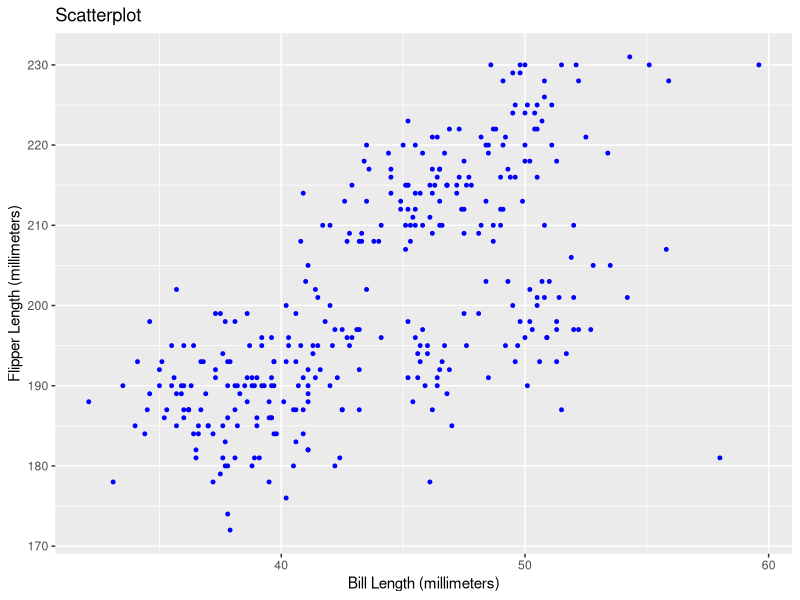
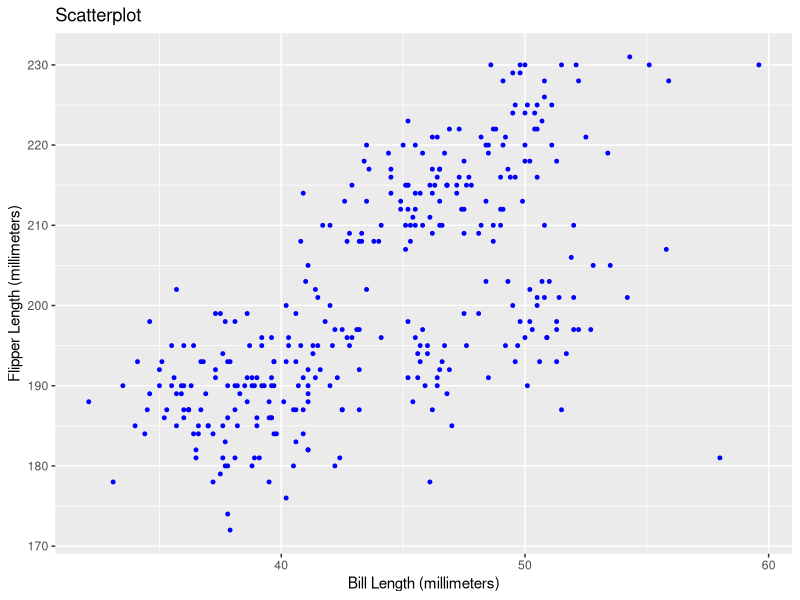

Write the R code that produced these figures, in order.
## ---- chunk 1
knitr::opts_chunk$set(echo = TRUE)
library(tidyverse)
## ---- chunk 2
##create a random sample of size 10 from a standard Normal distribution##
vector_num <- rnorm(10)

##create a logical vector indicating whether elements of the sample are greater than 0##
vector_logi <- vector_num > 0

##create a character vector of length 10##
vector_cha <- c("Liverpool","is","the","Primer","League","champion","for","the","2019-2020","season")

##create a factor vector of length 10, with 3 different factor “levels”,the levels is Poor,Improved,Excellent##
vector_factor <- c("Poor","Improved","Poor","Excellent","Improved","Excellent","Poor","Excellent","Improved","Excellent")
vector_factor <- factor(vector_factor,ordered = TRUE,levels = c("Poor","Improved","Excellent"))

##Create the Data Frame##
df1 <- tibble(vector_num , vector_logi , vector_cha , vector_factor)
## ---- chunk 3
## Take the mean of each variable in df1. var=1 is numeric, var=2 is logical, var=3 is character, var=4 is factor##
mean(pull(df1,var = 1))
mean(pull(df1,var = 2))
mean(pull(df1,var = 3))
mean(pull(df1,var = 4))
## ---- chunk 4
##import dataset penguins##
data("penguins", package = "palmerpenguins")
## ---- chunk 5
## Make a scatterplot by ggplot2. Set the color of point to blue and size of point to 1. Name the titile, x axis and y axis. ##
ggplot(data = penguins, aes(x=bill_length_mm,y=flipper_length_mm)) + 
    geom_point(color="blue",size=1) +
    labs(title ="Scatterplot" , x = "Bill Length (millimeters)" , y = "Flipper Length (millimeters)")

## Save the scatterplot##
ggsave("scatterplot_flipperlength_to_billlength.png",width = 4, height = 4)
